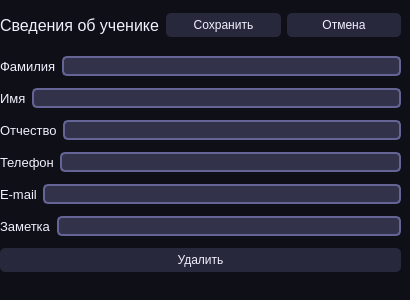
<?xml version="1.0" encoding="UTF-8"?>
<ui version="4.0">
 <class>Form</class>
 <widget class="QWidget" name="Form">
  <property name="geometry">
   <rect>
    <x>0</x>
    <y>0</y>
    <width>410</width>
    <height>300</height>
   </rect>
  </property>
  <property name="sizePolicy">
   <sizepolicy hsizetype="Fixed" vsizetype="Fixed">
    <horstretch>0</horstretch>
    <verstretch>0</verstretch>
   </sizepolicy>
  </property>
  <property name="minimumSize">
   <size>
    <width>410</width>
    <height>300</height>
   </size>
  </property>
  <property name="maximumSize">
   <size>
    <width>410</width>
    <height>300</height>
   </size>
  </property>
  <property name="windowTitle">
   <string>Form</string>
  </property>
  <property name="styleSheet">
   <string notr="true">* {font: &quot;Segoe UI&quot;;}

QWidget {
	background-color: rgb(15, 15, 23);
	color: rgb(240, 240, 255);
	border: none;
}

QTabWidget QTabBar::tab {
	background-color:  rgb(30, 30, 45);
	width: 263px;
}

QTabWidget QTabBar::tab:selected{background-color: rgb(60, 60, 90)}

QComboBox {
	background-color: rgb(40, 40, 60);
	padding: 3px;
	border-radius: 5px;
}

QLineEdit {
	background-color: rgb(50, 50, 75);
	border: 2px solid rgb(100, 100, 150);
	border-radius: 5px;
}

QPushButton {
	background-color: rgb(40, 40, 60);
	padding: 5px;
	border-radius: 5px;
}</string>
  </property>
  <widget class="QWidget" name="layoutWidget">
   <property name="geometry">
    <rect>
     <x>0</x>
     <y>50</y>
     <width>401</width>
     <height>228</height>
    </rect>
   </property>
   <layout class="QVBoxLayout" name="verticalLayout">
    <item>
     <layout class="QHBoxLayout" name="horizontalLayout">
      <item>
       <widget class="QLabel" name="label_2">
        <property name="font">
         <font>
          <pointsize>10</pointsize>
         </font>
        </property>
        <property name="text">
         <string>Фамилия</string>
        </property>
       </widget>
      </item>
      <item>
       <widget class="QLineEdit" name="lineEdit"/>
      </item>
     </layout>
    </item>
    <item>
     <layout class="QHBoxLayout" name="horizontalLayout_2">
      <item>
       <widget class="QLabel" name="label_3">
        <property name="font">
         <font>
          <pointsize>10</pointsize>
         </font>
        </property>
        <property name="text">
         <string>Имя</string>
        </property>
       </widget>
      </item>
      <item>
       <widget class="QLineEdit" name="lineEdit_2"/>
      </item>
     </layout>
    </item>
    <item>
     <layout class="QHBoxLayout" name="horizontalLayout_3">
      <item>
       <widget class="QLabel" name="label_4">
        <property name="font">
         <font>
          <pointsize>10</pointsize>
         </font>
        </property>
        <property name="text">
         <string>Отчество</string>
        </property>
       </widget>
      </item>
      <item>
       <widget class="QLineEdit" name="lineEdit_3"/>
      </item>
     </layout>
    </item>
    <item>
     <layout class="QHBoxLayout" name="horizontalLayout_4">
      <item>
       <widget class="QLabel" name="label_5">
        <property name="font">
         <font>
          <pointsize>10</pointsize>
         </font>
        </property>
        <property name="text">
         <string>Телефон</string>
        </property>
       </widget>
      </item>
      <item>
       <widget class="QLineEdit" name="lineEdit_4"/>
      </item>
     </layout>
    </item>
    <item>
     <layout class="QHBoxLayout" name="horizontalLayout_5">
      <item>
       <widget class="QLabel" name="label_6">
        <property name="font">
         <font>
          <pointsize>10</pointsize>
         </font>
        </property>
        <property name="text">
         <string>E-mail</string>
        </property>
       </widget>
      </item>
      <item>
       <widget class="QLineEdit" name="lineEdit_5"/>
      </item>
     </layout>
    </item>
    <item>
     <layout class="QHBoxLayout" name="horizontalLayout_6">
      <item>
       <widget class="QLabel" name="label_7">
        <property name="font">
         <font>
          <pointsize>10</pointsize>
         </font>
        </property>
        <property name="text">
         <string>Заметка</string>
        </property>
       </widget>
      </item>
      <item>
       <widget class="QLineEdit" name="lineEdit_6"/>
      </item>
     </layout>
    </item>
    <item>
     <widget class="QPushButton" name="delete_2">
      <property name="text">
       <string>Удалить</string>
      </property>
     </widget>
    </item>
   </layout>
  </widget>
  <widget class="QWidget" name="layoutWidget">
   <property name="geometry">
    <rect>
     <x>0</x>
     <y>10</y>
     <width>401</width>
     <height>30</height>
    </rect>
   </property>
   <layout class="QHBoxLayout" name="horizontalLayout_7">
    <item>
     <widget class="QLabel" name="label">
      <property name="font">
       <font>
        <pointsize>12</pointsize>
       </font>
      </property>
      <property name="text">
       <string>Сведения об ученике</string>
      </property>
     </widget>
    </item>
    <item>
     <widget class="QPushButton" name="save">
      <property name="text">
       <string>Сохранить</string>
      </property>
     </widget>
    </item>
    <item>
     <widget class="QPushButton" name="cancel">
      <property name="text">
       <string>Отмена</string>
      </property>
     </widget>
    </item>
   </layout>
  </widget>
 </widget>
 <resources/>
 <connections/>
</ui>
